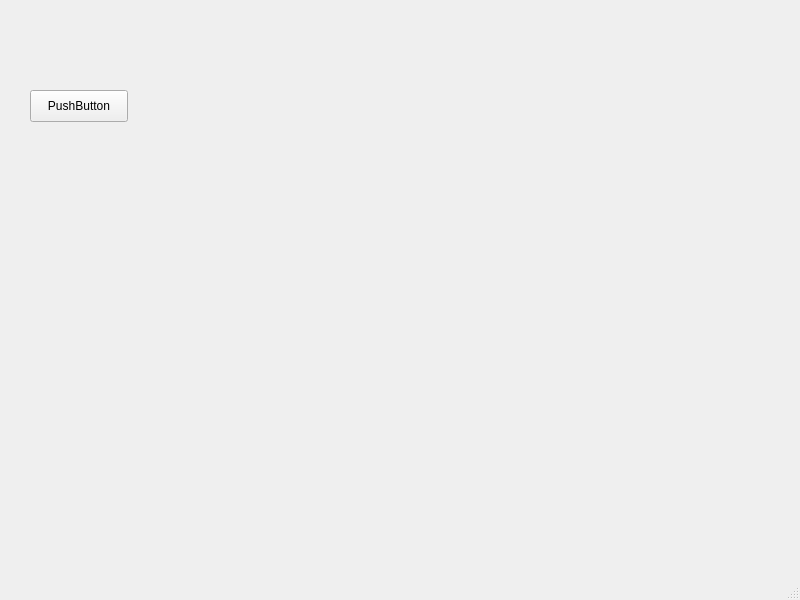
<?xml version="1.0" encoding="UTF-8"?>
<ui version="4.0">
 <class>MainWindow</class>
 <widget class="QMainWindow" name="MainWindow">
  <property name="geometry">
   <rect>
    <x>0</x>
    <y>0</y>
    <width>800</width>
    <height>600</height>
   </rect>
  </property>
  <property name="windowTitle">
   <string>MainWindow</string>
  </property>
  <widget class="QWidget" name="centralwidget">
   <widget class="miWidget" name="widget" native="true">
    <property name="geometry">
     <rect>
      <x>170</x>
      <y>30</y>
      <width>561</width>
      <height>521</height>
     </rect>
    </property>
   </widget>
   <widget class="QPushButton" name="startTimerButton">
    <property name="geometry">
     <rect>
      <x>30</x>
      <y>90</y>
      <width>98</width>
      <height>32</height>
     </rect>
    </property>
    <property name="text">
     <string>PushButton</string>
    </property>
   </widget>
  </widget>
  <widget class="QMenuBar" name="menubar">
   <property name="geometry">
    <rect>
     <x>0</x>
     <y>0</y>
     <width>800</width>
     <height>29</height>
    </rect>
   </property>
  </widget>
  <widget class="QStatusBar" name="statusbar"/>
 </widget>
 <customwidgets>
  <customwidget>
   <class>miWidget</class>
   <extends>QWidget</extends>
   <header>miwidget.h</header>
   <container>1</container>
  </customwidget>
 </customwidgets>
 <resources/>
 <connections/>
</ui>
